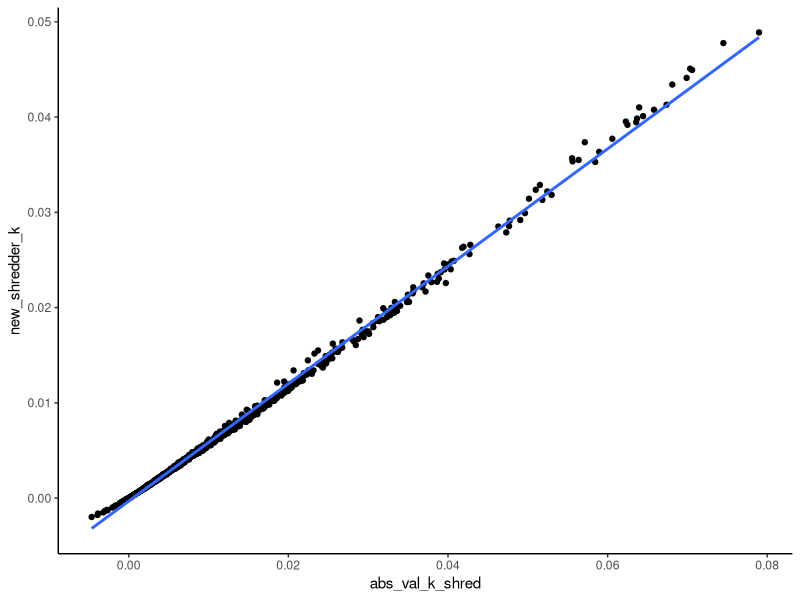

Reproduce this figure in R.
## ---- chunk 1
library(plyr)
library(dplyr)
library(lubridate)
library(ggplot2)
## ---- chunk 2
handling_loss_data <- read.csv("handling_loss_SI_03Dec2020.csv")

handling_loss_data$mass_lost_g <- ((handling_loss_data$DM_start_g)-(handling_loss_data$DM_end_g))
handling_loss_data$percent_mass_lost <- (100*(handling_loss_data$mass_lost_g/handling_loss_data$DM_start_g)) 
handling_loss_data$prop_sample_afdm <- (1-(handling_loss_data$ash_g/handling_loss_data$subsample_g))
handling_loss_data$afdm <- (handling_loss_data$prop_sample_afdm*handling_loss_data$DM_end_g)

handling_loss_data_rhodo <- handling_loss_data[which(handling_loss_data$rhodo_acer=="R"),] 
handling_loss_data_acer <- handling_loss_data[which(handling_loss_data$rhodo_acer=="A"),]

avg_handling_loss_rhodo_g <- mean(handling_loss_data_rhodo$mass_lost_g)
avg_handling_loss_acer_g <- mean(handling_loss_data_acer$mass_lost_g)

corr_factor_rhodo_afdm_start <- mean(handling_loss_data_rhodo$prop_sample_afdm)
corr_factor_acer_afdm_start <- mean(handling_loss_data_acer$prop_sample_afdm)
## ---- chunk 3
coarse_mesh_data_yr2 <- read.csv("coarse_SI_YR2_4Mar23.csv")
coarse_mesh_data_yr2 <- coarse_mesh_data_yr2 %>% mutate(date_dep=mdy(date_dep))
coarse_mesh_data_yr2 <- coarse_mesh_data_yr2 %>% mutate(date_coll=mdy(date_coll))
unique(coarse_mesh_data_yr2$stream)
#stream names look good!

coarse_mesh_data_yr2 <- coarse_mesh_data_yr2 %>% mutate(unique.id=paste(bag_ID, rhodo_acer, date_dep, date_coll, stream, sep="/"))
coarse_holes.yr2 <- coarse_mesh_data_yr2 %>% filter(hole=="hole")

#corrections based on Handling Loss
coarse_mesh_data_yr2$DM_start_handloss_g <- with(coarse_mesh_data_yr2, ifelse(rhodo_acer %in% "R",(DM_start_g-avg_handling_loss_rhodo_g), DM_start_g-avg_handling_loss_acer_g))

coarse_mesh_data_yr2$afdm_start <- with(coarse_mesh_data_yr2, ifelse(rhodo_acer %in% "R",(DM_start_handloss_g*corr_factor_rhodo_afdm_start), DM_start_handloss_g*corr_factor_acer_afdm_start))

#Get %AFDM remaining - first have to get the proportion of the sample that was AFDM, then apply this to the final dry mass, then divide this by the starting AFDM and multiply by 100
coarse_mesh_data_yr2$prop_sample_afdm <- 1-((coarse_mesh_data_yr2$tin_ash_g-coarse_mesh_data_yr2$tin_g)/(coarse_mesh_data_yr2$tin_DM_g-coarse_mesh_data_yr2$tin_g))

coarse_mesh_data_yr2$afdm_final <- coarse_mesh_data_yr2$prop_sample_afdm*coarse_mesh_data_yr2$DM_end_g

coarse_mesh_data_yr2$percent_afdm_rem_C <- 100*(coarse_mesh_data_yr2$afdm_final/coarse_mesh_data_yr2$afdm_start)

coarse_mesh_data_yr2$bag_n <- substring(coarse_mesh_data_yr2$bag_ID,2,5) #this is so I can merge coarse and fine by bag #

#remove bags with holes from the df
coarse_mesh_data_yr2 <- coarse_mesh_data_yr2[!(coarse_mesh_data_yr2$hole=="hole"),]
#880 -> 869 -- additional 6 bags removed after final QC

#remove bags collected in the wrong months -- these have "QC" in the QC column
coarse_mesh_data_yr2 <- coarse_mesh_data_yr2[!(coarse_mesh_data_yr2$QC=="QC"),]
#869 -> 861 as expected

## ---- chunk 4
fine_mesh_data_yr2 <- read.csv("fine_SI_YR2_4Mar23.csv")

fine_mesh_data_yr2 <- fine_mesh_data_yr2 %>% mutate(date_dep=mdy(date_dep))
fine_mesh_data_yr2 <- fine_mesh_data_yr2 %>% mutate(date_coll=mdy(date_coll))
unique(fine_mesh_data_yr2$stream)
#need to change WS05 to TOWR in this df
fine_mesh_data_yr2["stream"][fine_mesh_data_yr2["stream"] == "WS05"] <- "TOWR"
unique(fine_mesh_data_yr2$stream)

fine_mesh_data_yr2 <- fine_mesh_data_yr2 %>% mutate(unique.id=paste(bag_ID, rhodo_acer, date_dep, date_coll, stream, sep="/"))
fine_holes.yr2 <- fine_mesh_data_yr2 %>% filter(hole=="hole")

fine_mesh_data_yr2$afdm_start <- with(fine_mesh_data_yr2, ifelse(rhodo_acer %in% "R",(DM_start_g*corr_factor_rhodo_afdm_start), DM_start_g*corr_factor_acer_afdm_start))


#remove bags with holes from the df
fine_mesh_data_yr2 <- fine_mesh_data_yr2[!(fine_mesh_data_yr2$hole=="hole"),]
#880 -> 868 -- additional 9 bags removed after final QC

#remove bags collected in the wrong months -- these have "QC" in the QC column
fine_mesh_data_yr2 <- fine_mesh_data_yr2[!(fine_mesh_data_yr2$QC=="QC"),]
#868 -> 861 as expected because one of the FM bags that was deployed in the wrong month had a hole.

## ---- chunk 5

FB_sample_weights <- read.csv("FB _SI_YR2_Cummins_sample_weights_only_11Dec2020.csv") 
unique(FB_sample_weights$stream)
#names look good

FB_sample_weights <- FB_sample_weights[-c(441),] #remove random row of NAs in the FB data
colnames(FB_sample_weights)[colnames(FB_sample_weights)=="dm_g"]<-"DM_sub_g"
FB_sample_weights <- FB_sample_weights %>% mutate(date_dep=mdy(date_dep))
FB_sample_weights <- FB_sample_weights %>% mutate(date_coll=mdy(date_coll))

#subsetting by species -- mostly just to isolate the rhodo data
fine_mesh_data_yr2_rhodo <- fine_mesh_data_yr2[which(fine_mesh_data_yr2$rhodo_acer=="R"),]
fine_mesh_data_yr2_acer <- fine_mesh_data_yr2[which(fine_mesh_data_yr2$rhodo_acer=="A"),]

#creating the dataframe where I will do the calculations to get final AFDM for the rhodo samples
rhodo_FB_calcs <- merge(fine_mesh_data_yr2_rhodo, FB_sample_weights, by = c("stream", "date_dep", "date_coll", "bag_ID"))
rhodo_FB_calcs <- rhodo_FB_calcs[order(rhodo_FB_calcs[,3]),]
rhodo_FB_calcs$DM_leaves_final <- rhodo_FB_calcs$tin_DM_g-rhodo_FB_calcs$tin_g
rhodo_FB_calcs$afdm_leaves_final <- rhodo_FB_calcs$tin_DM_g-rhodo_FB_calcs$tin_ash_g

#calculation for percent of the DM that was AFDM for the leaves we weighed in the Rosemond lab
rhodo_FB_calcs$prop_sample_afdm <- rhodo_FB_calcs$afdm_leaves_final/rhodo_FB_calcs$DM_leaves_final

#getting a column for the AFDM of the subsample based on the column created in the previous line of code ("prop_sample_AFDM")
rhodo_FB_calcs$afdm_sub_final <- rhodo_FB_calcs$DM_sub_g*rhodo_FB_calcs$prop_sample_afdm

#Get final AFDM for the rhodo FM data
rhodo_FB_calcs$afdm_final <- ifelse(is.na(rhodo_FB_calcs$afdm_sub_final), rhodo_FB_calcs$afdm_leaves_final, (rhodo_FB_calcs$afdm_sub_final+rhodo_FB_calcs$afdm_leaves_final))

#Get percent AFDM rem for the rhodo FM data
rhodo_FB_calcs$percent_afdm_rem_F <- (100*(rhodo_FB_calcs$afdm_final/rhodo_FB_calcs$afdm_start))

#subset of rhodo_FB_calcs with only the necessary data
rhodo_FB_calcs_sub <- rhodo_FB_calcs[, c("bag_ID", "rhodo_acer", "date_dep", "date_coll", "stream", "percent_afdm_rem_F")]

## ---- chunk 6

fine_mesh_data_yr2_acer$afdm_final <- fine_mesh_data_yr2_acer$tin_DM_g-fine_mesh_data_yr2_acer$tin_ash_g

fine_mesh_data_yr2_acer$percent_afdm_rem_F <- (100*(fine_mesh_data_yr2_acer$afdm_final/fine_mesh_data_yr2_acer$afdm_start))

fine_mesh_data_yr2_acer_sub <- fine_mesh_data_yr2_acer[, c("bag_ID", "rhodo_acer", "date_dep", "date_coll", "stream", "percent_afdm_rem_F")]

## ---- chunk 7

fine_mesh_data_yr2_final <- rbind(rhodo_FB_calcs_sub, fine_mesh_data_yr2_acer_sub)
fine_mesh_data_yr2_final <- fine_mesh_data_yr2_final[order(fine_mesh_data_yr2_final[,3]),]
fine_mesh_data_yr2_final$bag_n <- substring(fine_mesh_data_yr2_final$bag_ID,2,5) #this is so I can merge coarse and fine by bag #

## ---- chunk 8

coarse_mesh_data_yr2_sub <- coarse_mesh_data_yr2[, c("bag_n", "rhodo_acer", "date_dep", "date_coll", "stream", "percent_afdm_rem_C")]

fine_mesh_data_yr2_sub <- fine_mesh_data_yr2_final[, c("bag_n", "rhodo_acer", "date_dep", "date_coll", "stream", "percent_afdm_rem_F")]

coarse_fine_data_yr2_all<-full_join(coarse_mesh_data_yr2_sub,fine_mesh_data_yr2_sub, by=c("bag_n","rhodo_acer", "date_dep", "date_coll", "stream"))

coarse_fine_data_yr2_all <- coarse_fine_data_yr2_all[order(coarse_fine_data_yr2_all[,3]),] 

## ---- chunk 9

coarse_mesh_data_yr2_sub.check <- coarse_mesh_data_yr2_sub %>% mutate(unique.id=paste(bag_n, rhodo_acer, date_dep, date_coll, stream, sep="/"))
fine_mesh_data_yr2_sub.check <- fine_mesh_data_yr2_sub %>% mutate(unique.id=paste(bag_n, rhodo_acer, date_dep, date_coll, stream, sep="/"))

coarse.unique.yr2 <- coarse_mesh_data_yr2_sub.check$unique.id
fine.unique.yr2 <- fine_mesh_data_yr2_sub.check$unique.id

setdiff(coarse.unique.yr2, fine.unique.yr2)
setdiff(fine.unique.yr2, coarse.unique.yr2)

#comparing these lists to the "holes" dataframes, we can see that the only ones removed from the final joined df are the 8 bags in both coarse and fine that were deployed in the wrong year and removed. There are no overlapping bags with holes in these dfs. 880-8=872, so the joined df has the correct number of observations!


## ---- chunk 10
#for some reason, I have to change everything to a character first and then to numeric for the ln_percent_afdm_rem and k calculations...
coarse_fine_data_yr2_all$percent_afdm_rem_C<-as.character(coarse_fine_data_yr2_all$percent_afdm_rem_C)
coarse_fine_data_yr2_all$percent_afdm_rem_C<-as.numeric(coarse_fine_data_yr2_all$percent_afdm_rem_C)
coarse_fine_data_yr2_all$ln_percent_afdm_rem_C<-log(coarse_fine_data_yr2_all$percent_afdm_rem_C)

coarse_fine_data_yr2_all$percent_afdm_rem_F<-as.character(coarse_fine_data_yr2_all$percent_afdm_rem_F)
coarse_fine_data_yr2_all$percent_afdm_rem_F<-as.numeric(coarse_fine_data_yr2_all$percent_afdm_rem_F)
coarse_fine_data_yr2_all$ln_percent_afdm_rem_F<-log(coarse_fine_data_yr2_all$percent_afdm_rem_F)

coarse_fine_data_yr2_all$days_in_record<-as.numeric(coarse_fine_data_yr2_all$date_coll-coarse_fine_data_yr2_all$date_dep)
coarse_fine_data_yr2_all$ln_percent_afdm_start <- log(100)

coarse_fine_data_yr2_all$k_coarse<-as.character(((coarse_fine_data_yr2_all$ln_percent_afdm_start)-(coarse_fine_data_yr2_all$ln_percent_afdm_rem_C))/(0-coarse_fine_data_yr2_all$days_in_record))

coarse_fine_data_yr2_all$k_coarse<-as.numeric(((coarse_fine_data_yr2_all$ln_percent_afdm_start)-(coarse_fine_data_yr2_all$ln_percent_afdm_rem_C))/(0-coarse_fine_data_yr2_all$days_in_record))

coarse_fine_data_yr2_all$k_fine<-as.character(((coarse_fine_data_yr2_all$ln_percent_afdm_start)-(coarse_fine_data_yr2_all$ln_percent_afdm_rem_F))/(0-coarse_fine_data_yr2_all$days_in_record))

coarse_fine_data_yr2_all$k_fine<-as.numeric(((coarse_fine_data_yr2_all$ln_percent_afdm_start)-(coarse_fine_data_yr2_all$ln_percent_afdm_rem_F))/(0-coarse_fine_data_yr2_all$days_in_record))

coarse_fine_data_yr2_all$abs_val_k_coarse<-as.character(abs(((coarse_fine_data_yr2_all$ln_percent_afdm_start)-(coarse_fine_data_yr2_all$ln_percent_afdm_rem_C))/(0-coarse_fine_data_yr2_all$days_in_record)))

coarse_fine_data_yr2_all$abs_val_k_fine<-as.character(abs(((coarse_fine_data_yr2_all$ln_percent_afdm_start)-(coarse_fine_data_yr2_all$ln_percent_afdm_rem_F))/(0-coarse_fine_data_yr2_all$days_in_record)))

coarse_fine_data_yr2_all$abs_val_k_coarse<-as.numeric(abs(((coarse_fine_data_yr2_all$ln_percent_afdm_start)-(coarse_fine_data_yr2_all$ln_percent_afdm_rem_C))/(0-coarse_fine_data_yr2_all$days_in_record)))

coarse_fine_data_yr2_all$abs_val_k_fine<-as.numeric(abs(((coarse_fine_data_yr2_all$ln_percent_afdm_start)-(coarse_fine_data_yr2_all$ln_percent_afdm_rem_F))/(0-coarse_fine_data_yr2_all$days_in_record)))

## ---- chunk 11

#first, check what you are removing with this filter:
gains_c.2 <- coarse_fine_data_yr2_all %>% filter(k_coarse>0) #coarse "gains" = 0

gains_f.2 <- coarse_fine_data_yr2_all %>% filter(k_fine>0) #fine "gains" = 0

#so, here, we will stick with the original data moving through the rest of the scripts
## ---- chunk 12

coarse_fine_data_yr2_all$abs_val_k_shred<-as.numeric(coarse_fine_data_yr2_all$abs_val_k_coarse-coarse_fine_data_yr2_all$abs_val_k_fine)

## ---- chunk 13

coarse_fine_data_yr2_all$new_shredder_k <- (coarse_fine_data_yr2_all$abs_val_k_coarse - ((coarse_fine_data_yr2_all$abs_val_k_fine-coarse_fine_data_yr2_all$abs_val_k_coarse)/(log(coarse_fine_data_yr2_all$abs_val_k_fine)-log(coarse_fine_data_yr2_all$abs_val_k_coarse))))

## ---- chunk 14

plot.compare.shredder.k.yr2 <- ggplot(coarse_fine_data_yr2_all, aes(x=abs_val_k_shred, y=new_shredder_k)) + theme_classic() + geom_point() +
  geom_smooth(method="lm")
plot.compare.shredder.k.yr2

model.compare.shredder.k.yr2 <- lm(new_shredder_k~abs_val_k_shred, data=coarse_fine_data_yr2_all)
summary(model.compare.shredder.k.yr2)
#slope = 0.6165, R^2 = 0.9977

## ---- chunk 15

write.csv(coarse_fine_data_yr2_all, "litter_breakdown_coarse_fine_yr2_all.4Mar23.csv")

